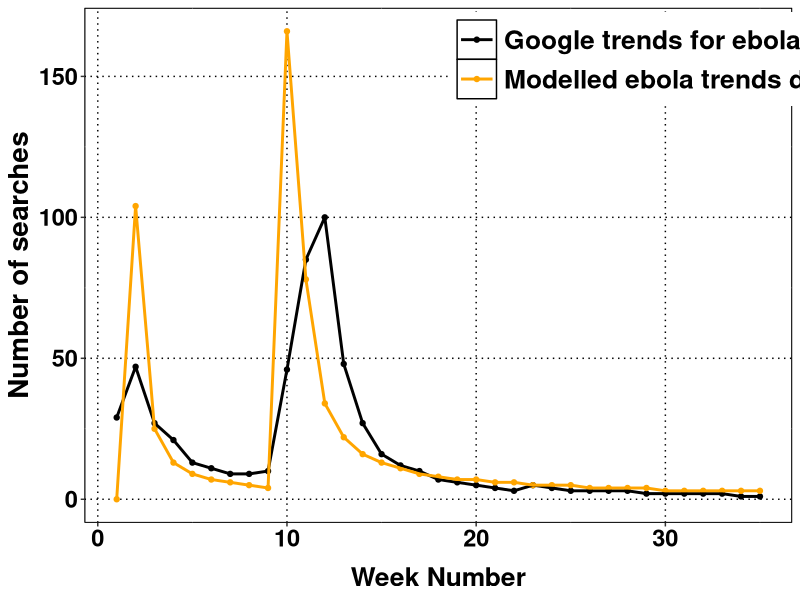

This figure's R source:
## ---- chunk 1
library(knitr)
library(markdown)
opts_chunk$set(dev = 'pdf')
# load the required libraries and functions
library(ggplot2)
library(gridExtra)
library(reshape2)

mytheme <- theme(panel.background = element_rect(fill='white', colour='black'),
        text = element_text(size = 20, face='bold', colour='black'),
        axis.title.x = element_text(size = 19, face='bold', color='black', vjust = -1),
        axis.text = element_text(size = 17, face='bold', color='black'),
        panel.grid.major = element_line(linetype = 'dotted', colour='black'),
        panel.border = element_rect(fill=NA, linetype = "solid", colour='black'),
        plot.margin=unit(c(2,2,5,2),'mm'))

weekly_searches <- read.delim(file = "ebola_trends_weekly_searches.csv", sep = ",", header = T)
colnames(weekly_searches) <- c("week", "google_trends")
weekly_searches$days <- as.Date(as.character(gsub("^201[4,5]-[0-1][1-9]-[0-3][1-9] - ", "", weekly_searches$week)),'%Y-%m-%d')
start_d <- as.Date(as.character("2014-08-01"),'%Y-%m-%d')
end_d <- start_d + 240
select_trends <- subset(weekly_searches, days >= start_d & days <= end_d)
rownames(select_trends) <- NULL
select_trends$weeknum <- as.numeric(rownames(select_trends))

model_data <- read.delim(file="searches_ebola_model.txt", header = T)
select_trends$modelled <- ""
select_trends$modelled[1] <- 0
x = 2
i = 1
while(i <= nrow(model_data)){
  j = i + 6
  if (j <= nrow(model_data)){
    select_trends$modelled[x] <- round( mean(model_data$searches[i:j]) )
    x = 1 + x
  }
    i = 7 + i
}
select_trends$modelled <- as.numeric(select_trends$modelled)

## ---- chunk 2
molten_data <- melt(select_trends, id.vars=c("weeknum", "days", "week"), variable.name = "data_type")
cols <- c("google_trends"="#000000", "modelled"="orange")

ggplot(data=molten_data) + geom_point(aes(x=weeknum, y=value, colour=data_type)) + geom_line(aes(x=weeknum, y=value, colour=data_type), size=1) + labs(x="Week Number", y="Number of searches") + mytheme + 
  theme(legend.position=c(0.8,0.9), legend.key.height=unit(1, "cm"), legend.key.width=unit(1, "cm"), legend.title = element_blank(), legend.text = element_text(colour = 'black', size = 19, face = 'bold'), legend.direction='vertical', legend.box='horizontal') +
  scale_colour_manual(values = cols, breaks=c("google_trends", "modelled"),
                      labels=c("Google trends for ebola", "Modelled ebola trends data"))
